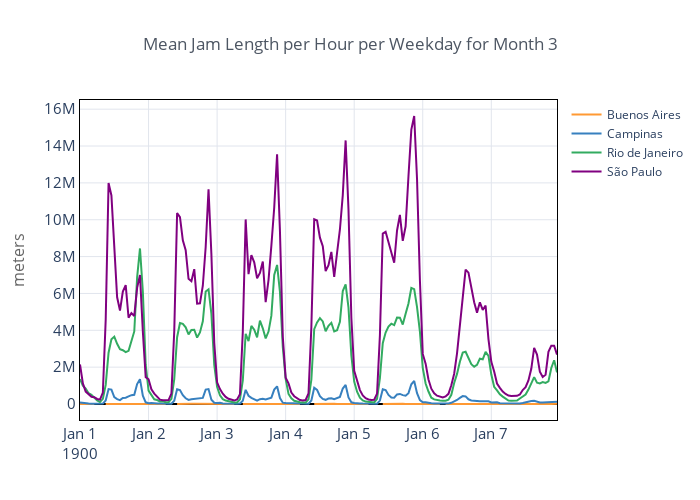

Source (notebook cell):
### Code cell
ref.pivot_table(index='datetime', columns='city', values='sum_length')\
     .iplot(theme='custom',
          title=f'Mean Jam Length per Hour per Weekday for Month {m}',
          yTitle='meters', 
          )

### Figure 1 — Plotly figure (JSON) as saved in the notebook; plotly's stock layout.template omitted (floating-point values rounded to 4 significant figures; data arrays with more than 128 entries replaced by an {"elided": "..."} marker saying what was removed)
{"data": [{"line": {"color": "rgba(255, 153, 51, 1.0)", "dash": "solid", "shape": "linear", "width": 2}, "mode": "lines", "name": "Buenos Aires", "text": "", "type": "scatter", "x": {"elided": "168 str values"}, "y": {"elided": "168 mixed values"}}, {"line": {"color": "rgba(55, 128, 191, 1.0)", "dash": "solid", "shape": "linear", "width": 2}, "mode": "lines", "name": "Campinas", "text": "", "type": "scatter", "x": {"elided": "168 str values"}, "y": {"elided": "168 float values"}}, {"line": {"color": "rgba(50, 171, 96, 1.0)", "dash": "solid", "shape": "linear", "width": 2}, "mode": "lines", "name": "Rio de Janeiro", "text": "", "type": "scatter", "x": {"elided": "168 str values"}, "y": {"elided": "168 float values"}}, {"line": {"color": "rgba(128, 0, 128, 1.0)", "dash": "solid", "shape": "linear", "width": 2}, "mode": "lines", "name": "São Paulo", "text": "", "type": "scatter", "x": {"elided": "168 str values"}, "y": {"elided": "168 float values"}}], "layout": {"height": 500, "legend": {"bgcolor": "#FFFFFF", "bordercolor": "#444444", "borderwidth": 0, "font": {"size": 12}, "itemclick": "toggle", "itemdoubleclick": "toggleothers", "itemsizing": "trace", "traceorder": "normal"}, "paper_bgcolor": "#FFFFFF", "plot_bgcolor": "#FFFFFF", "title": {"font": {"color": "#4D5663", "size": 17}, "text": "Mean Jam Length per Hour per Weekday for Month 3", "x": 0.5}, "width": 700, "xaxis": {"automargin": true, "gridcolor": "#E1E5ED", "linecolor": "#000000", "mirror": "ticks", "showline": true, "tickfont": {"size": 15}, "title": {"font": {"color": "#666666", "size": 16}, "text": ""}, "zerolinecolor": "#000000", "zerolinewidth": 2}, "yaxis": {"automargin": true, "gridcolor": "#E1E5ED", "linecolor": "#000000", "mirror": "ticks", "showline": true, "tickfont": {"size": 15}, "title": {"font": {"color": "#666666", "size": 16}, "text": "meters"}, "zerolinecolor": "#000000", "zerolinewidth": 2}}}
